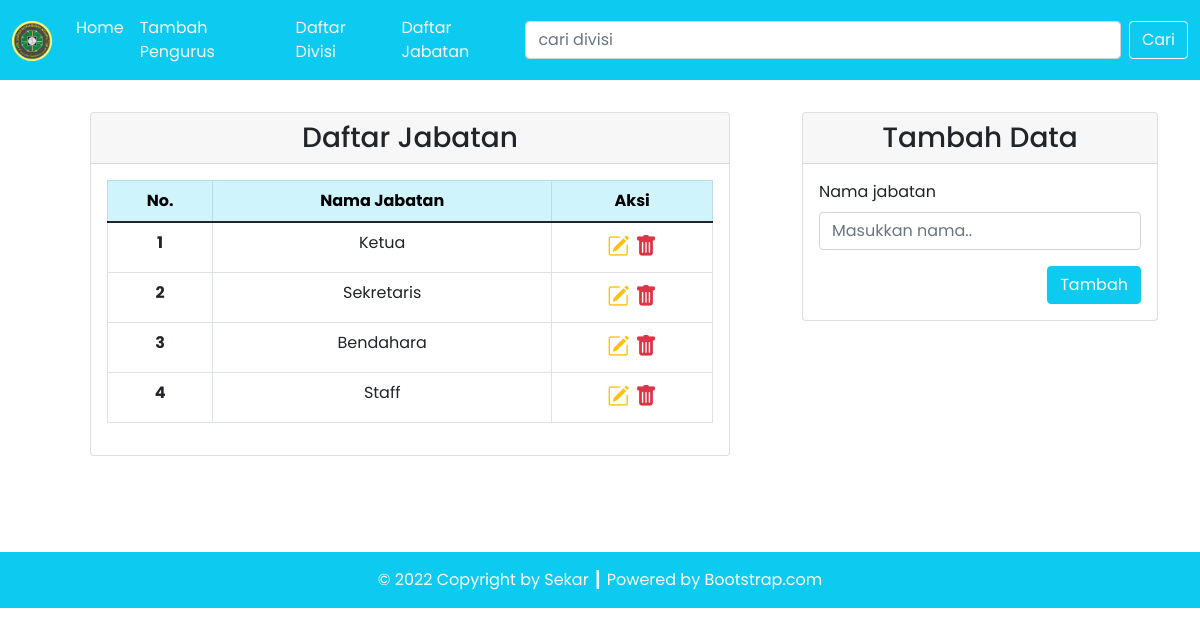
/jabatan.php, run on the app's committed database.
### tables this page shows
CREATE TABLE `jabatan` (
  `jabatan_id` int(11) NOT NULL AUTO_INCREMENT,
  `jabatan_nama` varchar(50) NOT NULL,
  PRIMARY KEY (`jabatan_id`)
);

### config.php (called while the page is built)
<?php
$DB_HOST = "localhost";
$DB_USERNAME = "root";
$DB_PASSWORD = "";
$DB_NAME = "db_ormawa";

### classes/DB.php (called while the page is built, shortened)
<?php
class DB
{
    private $hostname;
    private $username;
    private $password;
    private $dbname;
    private $conn;
    private $result;
    function __construct($hostname, $username, $password, $dbname)
    {
        $this->hostname = $hostname;
        $this->username = $username;
        $this->password = $password;
        $this->dbname = $dbname;
    }
    function open()
    {
        $this->conn = mysqli_connect($this->hostname, $this->username, $this->password, $this->dbname);
    }
    function execute($query)
    {
        $this->result = mysqli_query($this->conn, $query);
    }
    function getResult()
    {
        return mysqli_fetch_array($this->result);
    }
}

### classes/Jabatan.php (called while the page is built, shortened)
<?php
class Jabatan extends Divisi
{
    function getJabatan()
    {
        $query = "SELECT * FROM jabatan";
        return $this->execute($query);
    }
}

### jabatan.php (the view, shortened to what this page needs)
<?php
include('config.php');
include('classes/DB.php');
include('classes/Divisi.php');
include('classes/Jabatan.php');
$jabatan = new Jabatan($DB_HOST, $DB_USERNAME, $DB_PASSWORD, $DB_NAME);
$jabatan->open();
$jabatan->getJabatan();
$header = '<tr>
<th scope="row">No.</th>
<th scope="row">Nama Jabatan</th>
<th scope="row">Aksi</th>
</tr>';
$data = null;
$no = 1;
while ($div = $jabatan->getResult()) {
    $data .= '<tr>
    <th scope="row">' . $no . '</th>
    <td>' . $div['jabatan_nama'] . '</td>
    <td style="font-size: 22px;">
        <a href="jabatan.php?id=' . $div['jabatan_id'] . '" title="Edit Data"><i class="bi bi-pencil-square text-warning"></i></a>&nbsp;<a href="jabatan.php?hapus=' . $div['jabatan_id'] . '" title="Delete Data"><i class="bi bi-trash-fill text-danger"></i></a>
        </td>
    </tr>';
    $no++;
}

### data on the page
jabatan: jabatan_nama "Ketua"
jabatan: jabatan_nama "Sekretaris"
jabatan: jabatan_nama "Bendahara"
jabatan: jabatan_nama "Staff"
